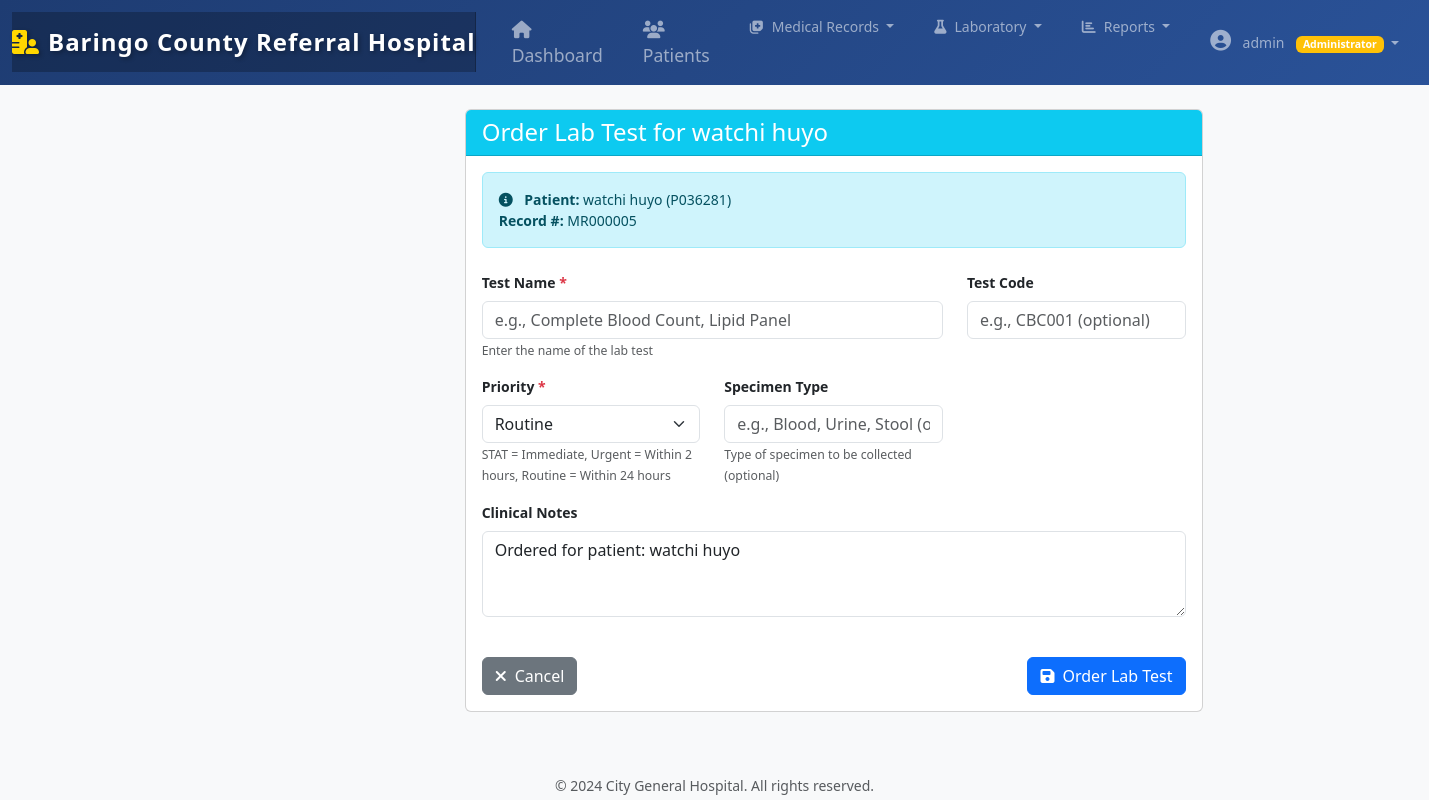
/records/lab/order/5/ (signed in), run on the app's committed database.
### hospital_records/apps/accounts/models.py (models this page shows, shortened)
class UserProfile(models.Model):
    USER_TYPES = (
        ('admin', 'Administrator'),
        ('doctor', 'Doctor'),
        ('nurse', 'Nurse'),
        ('receptionist', 'Receptionist'),
        ('lab_tech', 'Lab Technician'),
    )
    user = models.OneToOneField(User, on_delete=models.CASCADE, related_name='profile')
    user_type = models.CharField(max_length=20, choices=USER_TYPES, default='doctor')
    employee_id = models.CharField(max_length=20, unique=True)
    department = models.CharField(max_length=100)
    phone_number = models.CharField(max_length=15)
    address = models.TextField()
    profile_picture = models.ImageField(upload_to='profiles/', null=True, blank=True)
    date_joined = models.DateTimeField(auto_now_add=True)

### hospital_records/apps/records/models.py (models this page shows, shortened)
class MedicalRecord(models.Model):
    RECORD_TYPES = (
        ('consultation', 'Consultation'),
        ('follow_up', 'Follow Up'),
        ('emergency', 'Emergency'),
        ('routine_check', 'Routine Check'),
        ('pre_surgery', 'Pre-Surgery'),
        ('post_surgery', 'Post-Surgery'),
    )
    record_number = models.CharField(max_length=20, unique=True)
    patient = models.ForeignKey(Patient, on_delete=models.CASCADE, related_name='medical_records')
    doctor = models.ForeignKey(User, on_delete=models.SET_NULL, null=True, related_name='medical_records')
    record_type = models.CharField(max_length=20, choices=RECORD_TYPES)
    visit_date = models.DateTimeField(auto_now_add=True)
    chief_complaint = models.TextField()
    history_of_present_illness = models.TextField()
    review_of_systems = models.TextField(blank=True)
    physical_exam = models.TextField(blank=True)
    assessment = models.TextField()
    plan = models.TextField()
    follow_up_date = models.DateField(null=True, blank=True)
    follow_up_instructions = models.TextField(blank=True)
    is_active = models.BooleanField(default=True)
    created_at = models.DateTimeField(auto_now_add=True)
    updated_at = models.DateTimeField(auto_now=True)
    class Meta:
        ordering = ['-visit_date']

### hospital_records/apps/patients/models.py (models this page shows, shortened)
class Patient(models.Model):
    GENDER_CHOICES = (
        ('M', 'Male'),
        ('F', 'Female'),
        ('O', 'Other'),
    )
    BLOOD_GROUP_CHOICES = (
        ('A+', 'A+'),
        ('A-', 'A-'),
        ('B+', 'B+'),
        ('B-', 'B-'),
        ('AB+', 'AB+'),
        ('AB-', 'AB-'),
        ('O+', 'O+'),
        ('O-', 'O-'),
    )
    MARITAL_STATUS = (
        ('single', 'Single'),
        ('married', 'Married'),
        ('divorced', 'Divorced'),
        ('widowed', 'Widowed'),
    )
    phone_regex = RegexValidator(
    regex=r'^[\d\+\-\(\)\s]+$',  # Allows digits, +, -, (), and spaces
    message="Enter a valid phone number (digits, +, -, parentheses, and spaces allowed)."
)
    patient_id = models.CharField(
        max_length=20,
        unique=True,
        editable=False,
        help_text="Auto-generated patient ID"
    )
    first_name = models.CharField(max_length=100, verbose_name="First Name")
    last_name = models.CharField(max_length=100, verbose_name="Last Name")
    date_of_birth = models.DateField(
        verbose_name="Date of Birth",
        help_text="Format: YYYY-MM-DD"
    )
    gender = models.CharField(
        max_length=1,
        choices=GENDER_CHOICES,
        verbose_name="Gender"
    )
    blood_group = models.CharField(
        max_length=3,
        choices=BLOOD_GROUP_CHOICES,
        verbose_name="Blood Group"
    )
    marital_status = models.CharField(
        max_length=10,
        choices=MARITAL_STATUS,
        default='single',
        verbose_name="Marital Status"
    )
    phone_number = models.CharField(
        max_length=15,
        validators=[phone_regex],
        verbose_name="Phone Number",
        help_text="Format: +1234567890"
    )
    email = models.EmailField(
        blank=True,
        null=True,
        validators=[EmailValidator()],
        verbose_name="Email Address"
    )
    address = models.TextField(verbose_name="Address")
    city = models.CharField(max_length=100, verbose_name="City")
    state = models.CharField(max_length=100, verbose_name="State")
    zip_code = models.CharField(
        max_length=10,
        verbose_name="ZIP Code"
    )
    emergency_contact_name = models.CharField(
        max_length=200,
        verbose_name="Emergency Contact Name"
    )
    emergency_contact_phone = models.CharField(
        max_length=15,
        validators=[phone_regex],
        verbose_name="Emergency Contact Phone"
    )
    emergency_contact_relation = models.CharField(
        max_length=50,
        verbose_name="Relation to Patient"
    )
    primary_physician = models.ForeignKey(
        User,
        on_delete=models.SET_NULL,
        null=True,
        related_name='patients',
        verbose_name="Primary Physician"
    )
    allergies = models.TextField(
        blank=True,
        verbose_name="Allergies",
        help_text="List any known allergies"
    )
    chronic_conditions = models.TextField(
        blank=True,
        verbose_name="Chronic Conditions",
        help_text="List any chronic medical conditions"
    )
    current_medications = models.TextField(
        blank=True,
        verbose_name="Current Medications",
        help_text="List current medications and dosages"
    )
    insurance_provider = models.CharField(
        max_length=200,
        blank=True,
        verbose_name="Insurance Provider"
    )
    insurance_policy_number = models.CharField(
        max_length=50,
        blank=True,
        verbose_name="Policy Number"
    )
    insurance_group_number = models.CharField(
        max_length=50,
        blank=True,
        verbose_name="Group Number"
    )
    STATUS_CHOICES = (
        ('active', 'Active'),
        ('discharged', 'Discharged'),
        ('transferred', 'Transferred'),
        ('deceased', 'Deceased'),
    )
    status = models.CharField(
        max_length=20,
        choices=STATUS_CHOICES,
        default='active',
        verbose_name="Patient Status"
    )
    registration_date = models.DateTimeField(
        auto_now_add=True,
        verbose_name="Registration Date"
    )
    last_visit = models.DateField(
        null=True,
        blank=True,
        verbose_name="Last Visit Date"
    )
    updated_at = models.DateTimeField(
        auto_now=True,
        verbose_name="Last Updated"
    )
    registered_by = models.ForeignKey(
        User,
        on_delete=models.SET_NULL,
        null=True,
        related_name='registered_patients',
        verbose_name="Registered By"
    )
    class Meta:
        ordering = ['-registration_date']
        verbose_name = "Patient"
        verbose_name_plural = "Patients"
        indexes = [
            models.Index(fields=['patient_id']),
            models.Index(fields=['last_name', 'first_name']),
        ]
    def get_full_name(self):
        return f"{self.first_name} {self.last_name}"

### hospital_records/apps/records/views.py (the view)
# urls.py: path('lab/order/<int:record_id>/', views.order_lab, name='order_lab'),
@login_required
@medical_staff_required  # Doctors, nurses, and lab techs can order labs
def order_lab(request, record_id):
    record = get_object_or_404(MedicalRecord, pk=record_id)
    user_type = request.user.profile.user_type
    if request.method == 'POST':
        print("POST data:", request.POST)  # Debug print
        form = LabOrderForm(request.POST)
        if form.is_valid():
            print("Form is valid")  # Debug print
            lab_order = form.save(commit=False)
            lab_order.medical_record = record
            lab_order.ordered_by = request.user
            lab_order.save()
            messages.success(request, 'Lab test ordered successfully')
            return redirect('records:lab_detail', pk=lab_order.pk)
        else:
            print("Form errors:", form.errors)  # Debug print
            messages.error(request, 'Please correct the errors below.')
    else:
        initial_data = {
            'clinical_notes': f"Ordered for patient: {record.patient.get_full_name()}"
        }
        form = LabOrderForm(initial=initial_data)
    context = {
        'form': form,
        'record': record,
        'patient': record.patient,
        'title': f'Order Lab Test for {record.patient.get_full_name()}',
        'user_type': user_type,
    }
    return render(request, 'records/lab_order_form.html', context)

### templates/records/lab_order_form.html (shortened to what this page needs)
{% extends 'base.html' %}
{% load crispy_forms_tags %}
{% block content %}
<div class="container-fluid py-4">
    <div class="row justify-content-center">
        <div class="col-md-8">
            <div class="card">
                <div class="card-header bg-info text-white">
                    <h4 class="mb-0">{{ title }}</h4>
                </div>
                <div class="card-body">
                    <div class="alert alert-info mb-4">
                        <i class="fas fa-info-circle me-2"></i>
                        <strong>Patient:</strong> {{ record.patient.get_full_name }} ({{ record.patient.patient_id }})<br>
                        <strong>Record #:</strong> {{ record.record_number }}
                    </div>
                    <form method="post" novalidate id="labOrderForm">
                        <div class="row">
                            <div class="col-md-8">
                                <div class="mb-3">
                                    <label class="form-label fw-bold">
                                        Test Name <span class="text-danger">*</span>
                                    </label>
                                    {{ form.test_name }}
                                    <small class="text-muted">{{ form.test_name.help_text }}</small>
                                </div>
                            </div>
                            <div class="col-md-4">
                                <div class="mb-3">
                                    <label class="form-label fw-bold">Test Code</label>
                                    {{ form.test_code }}
                                </div>
                            </div>
                        </div>
                        <div class="row">
                            <div class="col-md-4">
                                <div class="mb-3">
                                    <label class="form-label fw-bold">
                                        Priority <span class="text-danger">*</span>
                                    </label>
                                    {{ form.priority }}
                                    <small class="text-muted">{{ form.priority.help_text }}</small>
                                </div>
                            </div>
                            <div class="col-md-4">
                                <div class="mb-3">
                                    <label class="form-label fw-bold">Specimen Type</label>
                                    {{ form.specimen_type }}
                                    <small class="text-muted">{{ form.specimen_type.help_text }}</small>
                                </div>
                            </div>
                        </div>
                        <div class="row">
                            <div class="col-12">
                                <div class="mb-3">
                                    <label class="form-label fw-bold">Clinical Notes</label>
                                    {{ form.clinical_notes }}
                                </div>
                            </div>
                        </div>
                        <div class="mt-4 d-flex justify-content-between">
                            <a href="{% url 'records:record_detail' record.pk %}" class="btn btn-secondary">
                                <i class="fas fa-times me-2"></i>Cancel
                            </a>
                            <button type="submit" class="btn btn-primary" id="submitBtn">
                                <i class="fas fa-save me-2"></i>Order Lab Test
                            </button>
                        </div>
                    </form>
                </div>
            </div>
        </div>
    </div>
</div>
{% endblock %}

### templates/includes/navbar.html (shortened to what this page needs)
<nav class="navbar navbar-expand-lg navbar-dark" style="background: linear-gradient(135deg, #1e3c72 0%, #2a5298 100%);">
    <div class="container-fluid">
        <a class="navbar-brand fw-bold fs-4" href="{% url 'patients:dashboard' %}">
            <i class="fas fa-hospital-user me-2" style="color: #ffd700;"></i>Baringo County Referral Hospital
        </a>
        <div class="collapse navbar-collapse" id="navbarNav">
            <ul class="navbar-nav me-auto">
                {% if user.is_authenticated %}
                    {% with user_type=user.profile.user_type %}
                    <li class="nav-item mx-1">
                        <a class="nav-link px-3 rounded-3 {% if request.resolver_match.url_name == 'dashboard' %}active bg-white bg-opacity-25{% endif %}"
                           href="{% url 'patients:dashboard' %}"
                           style="font-size: 1.1rem; font-weight: 500;">
                            <i class="fas fa-home me-2"></i>Dashboard
                        </a>
                    </li>
                    {% if user_type != 'lab_tech' %}
                    <li class="nav-item mx-1">
                        <a class="nav-link px-3 rounded-3 {% if request.resolver_match.url_name == 'patient_list' %}active bg-white bg-opacity-25{% endif %}"
                           href="{% url 'patients:patient_list' %}"
                           style="font-size: 1.1rem; font-weight: 500;">
                            <i class="fas fa-users me-2"></i>Patients
                        </a>
                    </li>
                    {% endif %}
                    {% if user_type in 'doctor,nurse,admin' %}
                    <li class="nav-item dropdown mx-1">
                        <a class="nav-link dropdown-toggle px-3 rounded-3" href="#" id="recordsDropdown" role="button" data-bs-toggle="dropdown">
                            <i class="fas fa-notes-medical me-2"></i>Medical Records
                        </a>
                    </li>
                    {% endif %}
                    {% if user_type in 'doctor,lab_tech,admin' %}
                    <li class="nav-item dropdown mx-1">
                        <a class="nav-link dropdown-toggle px-3 rounded-3" href="#" id="labDropdown" role="button" data-bs-toggle="dropdown">
                            <i class="fas fa-flask me-2"></i>Laboratory
                        </a>
                    </li>
                    {% endif %}
                    {% if user_type in 'doctor,admin,receptionist' %}
                    <li class="nav-item dropdown mx-1">
                        <a class="nav-link dropdown-toggle px-3 rounded-3" href="#" id="reportsDropdown" role="button" data-bs-toggle="dropdown">
                            <i class="fas fa-chart-bar me-2"></i>Reports
                        </a>
                    </li>
                    {% endif %}
                    {% endwith %}
                {% endif %}
            </ul>
            <ul class="navbar-nav">
                {% if user.is_authenticated %}
                <li class="nav-item dropdown mx-1">
                    <a class="nav-link dropdown-toggle px-3 rounded-3" href="#" id="userDropdown" role="button" data-bs-toggle="dropdown">
                        <i class="fas fa-user-circle me-2" style="font-size: 1.3rem;"></i>
                        {{ user.get_full_name|default:user.username }}
                        <span class="badge bg-warning ms-2">{{ user.profile.get_user_type_display }}</span>
                    </a>
                </li>
                {% else %}
                <li class="nav-item">
                    <a class="nav-link px-4 rounded-3" href="{% url 'accounts:login' %}">
                        <i class="fas fa-sign-in-alt me-2"></i>Login
                    </a>
                </li>
                {% endif %}
            </ul>
        </div>
    </div>
</nav>

### data on the page
MedicalRecord: patient.get_full_name "watchi huyo", patient.patient_id "P036281", record_number "MR000005"

### other printed values
{{ user.get_full_name|default:user.username }} "admin"
{{ user.profile.get_user_type_display }} "Administrator"
{{ title }} "Order Lab Test for watchi huyo"
